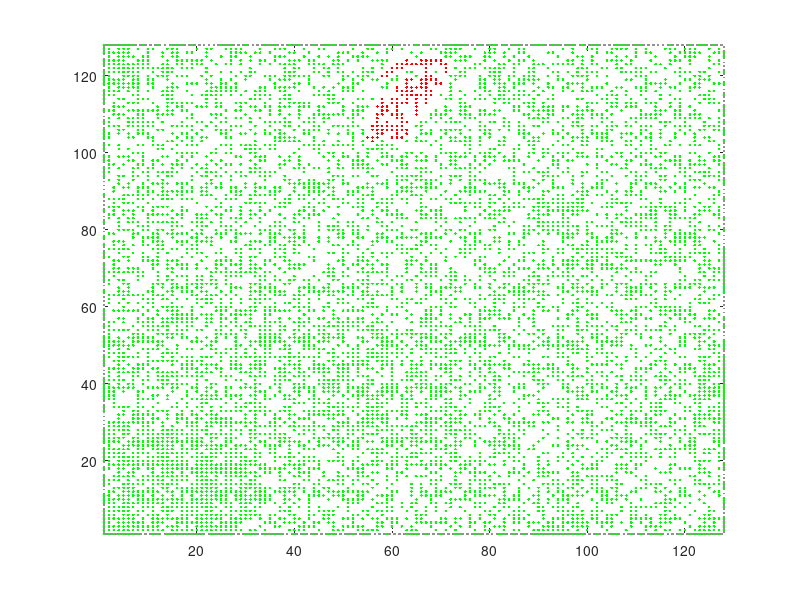

Recreate this plot in MATLAB.

forest= randi([0,1],128,128);
p=0.1;
f=0.8;
for iteration=1:30
    for i= 1:128
        for j= 1:128
            if forest(i,j) == 0
                if rand<p
                    forest(i,j) = 1;
                end
            end
        end
    end
    fire=[];
    r=rand;
    disp(r);
    if r<f
        x=randi([1,128],1,1);
        y=randi([1,128],1,1);
        disp(forest(x,y));
        if forest(x,y) == 1
            forest(x,y)=3;
            fire=[fire;x y];
            i=1;
            while i<16384
                if fire(i,1)>1 && forest(fire(i,1)-1,fire(i,2))==1
                    temp1 = fire(i,1)-1;
                    temp2 = fire(i,2);
                    forest(temp1,temp2)=3;
                    fire=[fire;temp1 temp2];
                end
                
                if fire(i,1)<128 && forest(fire(i,1)+1,fire(i,2))==1
                    temp1 = fire(i,1)+1;
                    temp2 = fire(i,2);
                    forest(temp1,temp2)=3;
                    fire=[fire;temp1 temp2];
                end
                
                if fire(i,2)<128 && forest(fire(i,1),fire(i,2)+1)==1
                    temp1 = fire(i,1);
                    temp2 = fire(i,2)+1;
                    forest(temp1,temp2)=3;
                    fire=[fire;temp1 temp2];
                end
                
                if fire(i,2)>1 && forest(fire(i,1),fire(i,2)-1)==1
                    temp1 = fire(i,1);
                    temp2 = fire(i,2)-1;
                    forest(temp1,temp2)=3;
                    fire=[fire;temp1 temp2];
                end
                if i==size(fire,1)
                    break;
                end
                i=i+1;
            end   

        else
            forest(x,y)=0;
        end
    end
    white=[];
    green=[];
    orange=[];
    for m = 1:128
        for n = 1:128
            if forest(m,n) == 0
                white=[white;m n];
            end
            if forest(m,n) == 1
                green = [green;m n];
            end
            if forest(m,n) == 3
                orange = [orange;m n];
            end
        end
    end
    plot(white(:,1),white(:,2),'.w');
    hold on
    plot(green(:,1),green(:,2),'.g');
    hold on
    if size(orange,1) >= 1
        plot(orange(:,1),orange(:,2),'.r');
    end
    xlim([1,128]);
    ylim([1,128]);
    hold off
    pause(1);
    
    for m=1:128
        for n=1:128
            if forest(m,n) == 3
                forest(m,n) = 0;
            end
        end
    end
    
end